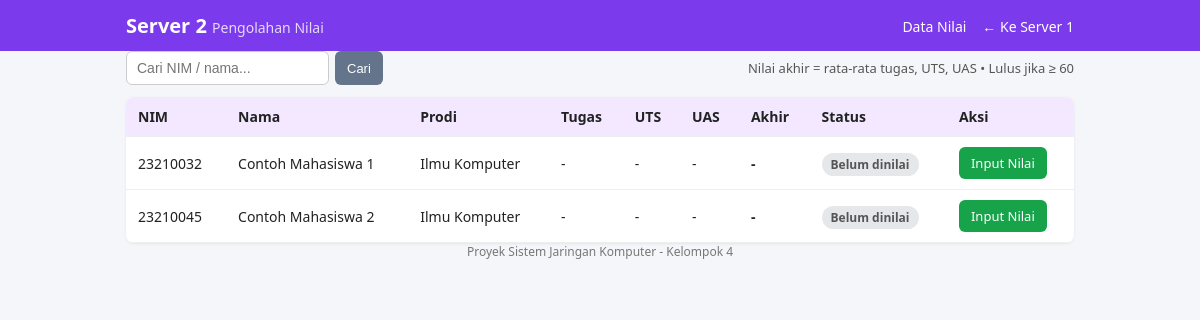
Screenshot of /server2/index.php with the database file from the repository.
### tables this page shows
CREATE TABLE IF NOT EXISTS mahasiswa (
  id       INT AUTO_INCREMENT PRIMARY KEY,
  nim      VARCHAR(20)  NOT NULL UNIQUE,
  nama     VARCHAR(100) NOT NULL,
  prodi    VARCHAR(100) NOT NULL,
  semester INT          NOT NULL
);

### server2/config.php (called while the page is built, shortened)
<?php
function db(): PDO {
    static $pdo = null;
    if ($pdo === null) {
        $pdo = new PDO(
            'mysql:host=' . DB_HOST . ';dbname=' . DB_NAME . ';charset=utf8mb4',
            DB_USER, DB_PASS,
            [PDO::ATTR_ERRMODE => PDO::ERRMODE_EXCEPTION,
             PDO::ATTR_DEFAULT_FETCH_MODE => PDO::FETCH_ASSOC,
             PDO::ATTR_TIMEOUT => 5]
        );
    }
    return $pdo;
}

### server2/index.php (the view)
<?php
require_once __DIR__ . '/layout.php';
$q = trim($_GET['q'] ?? '');
$sql = 'SELECT m.nim, m.nama, m.prodi, n.nilai_tugas, n.nilai_uts, n.nilai_uas, n.nilai_akhir, n.status
        FROM mahasiswa m LEFT JOIN nilai n ON n.nim = m.nim';
if ($q !== '') {
    $st = db()->prepare($sql . ' WHERE m.nim LIKE ? OR m.nama LIKE ? ORDER BY m.nim');
    $st->execute(["%$q%", "%$q%"]);
} else {
    $st = db()->query($sql . ' ORDER BY m.nim');
}
$rows = $st->fetchAll();
page_header('Data Nilai');
?>
<div class="toolbar">
  <form method="get" class="search">
    <input type="text" name="q" value="<?= e($q) ?>" placeholder="Cari NIM / nama...">
    <button>Cari</button>
  </form>
  <span class="info">Nilai akhir = rata-rata tugas, UTS, UAS &bull; Lulus jika &ge; <?= BATAS_LULUS ?></span>
</div>
<table>
  <thead><tr><th>NIM</th><th>Nama</th><th>Prodi</th><th>Tugas</th><th>UTS</th><th>UAS</th><th>Akhir</th><th>Status</th><th>Aksi</th></tr></thead>
  <tbody>
  <?php if (!$rows): ?>
    <tr><td colspan="9" class="empty">Belum ada mahasiswa. Tambahkan dulu di Server 1.</td></tr>
  <?php endif; foreach ($rows as $r): ?>
    <tr>
      <td><?= e($r['nim']) ?></td>
      <td><?= e($r['nama']) ?></td>
      <td><?= e($r['prodi']) ?></td>
      <td><?= e($r['nilai_tugas'] ?? '-') ?></td>
      <td><?= e($r['nilai_uts'] ?? '-') ?></td>
      <td><?= e($r['nilai_uas'] ?? '-') ?></td>
      <td><strong><?= e($r['nilai_akhir'] ?? '-') ?></strong></td>
      <td>
        <?php if ($r['status']): ?>
          <span class="badge <?= $r['status'] === 'LULUS' ? 'lulus' : 'gagal' ?>"><?= e($r['status']) ?></span>
        <?php else: ?><span class="badge belum">Belum dinilai</span><?php endif; ?>
      </td>
      <td><a class="btn btn-green" href="nilai.php?nim=<?= urlencode($r['nim']) ?>">Input Nilai</a></td>
    </tr>
  <?php endforeach; ?>
  </tbody>
</table>
<?php page_footer();

### server2/layout.php (shortened to what this page needs)
<?php
require_once __DIR__ . '/config.php';
function e($s): string { return htmlspecialchars((string)$s, ENT_QUOTES, 'UTF-8'); }
function page_header(string $title): void {
    echo '<!DOCTYPE html><html lang="id"><head><meta charset="utf-8">'
       . '<meta name="viewport" content="width=device-width, initial-scale=1">'
       . '<title>' . e($title) . ' - Server 2</title>'
       . '<link rel="stylesheet" href="style.css"></head><body>'
       . '<header><div class="wrap"><h1>Server 2 <small>Pengolahan Nilai</small></h1><nav>'
       . '<a href="index.php">Data Nilai</a>'
       . '<a href="' . e(SERVER1_URL) . '/index.php" target="_blank">&larr; Ke Server 1</a>'
       . '</nav></div></header><main class="wrap">';
}
function page_footer(): void {
    echo '</main><footer class="wrap">Proyek Sistem Jaringan Komputer - Kelompok 4</footer></body></html>';
}

### server2/style.css (style rules this page uses)
* { box-sizing:border-box }
body { margin:0;font-family:system-ui,Segoe UI,Arial,sans-serif;background:#f4f6f9;color:#222 }
.wrap { max-width:980px;margin:0 auto;padding:0 16px }
header { background:#7c3aed;color:#fff;padding:12px 0 }
header .wrap { display:flex;justify-content:space-between;align-items:center;flex-wrap:wrap;gap:8px }
header h1 { margin:0;font-size:20px }
header small { font-weight:400;opacity:.8;font-size:14px }
nav a { color:#fff;text-decoration:none;margin-left:16px;font-size:14px }
main { padding-top:20px;padding-bottom:20px }
footer { color:#777;font-size:12px;padding:16px;text-align:center }
table { width:100%;border-collapse:collapse;background:#fff;border-radius:8px;overflow:hidden;box-shadow:0 1px 3px #0001 }
th,td { padding:10px 12px;text-align:left;border-bottom:1px solid #eee;font-size:14px }
th { background:#f3e8ff }
.toolbar { display:flex;justify-content:space-between;gap:8px;margin-bottom:12px;flex-wrap:wrap }
.search { display:flex;gap:6px }
input { padding:8px 10px;border:1px solid #ccc;border-radius:6px;font-size:14px }
button,.btn { padding:7px 12px;border:0;border-radius:6px;background:#64748b;color:#fff;cursor:pointer;font-size:13px;text-decoration:none;display:inline-block }
.btn-green { background:#16a34a }
.info { font-size:13px;color:#555;align-self:center }
.badge { padding:3px 9px;border-radius:12px;font-size:12px;font-weight:600 }
.badge.belum { background:#e5e7eb;color:#555 }

### rows the page displays
mahasiswa: nim "23210032", nama "Contoh Mahasiswa 1", prodi "Ilmu Komputer", nilai_tugas "-", nilai_uts "-", nilai_uas "-", nilai_akhir "-"
mahasiswa: nim "23210045", nama "Contoh Mahasiswa 2", prodi "Ilmu Komputer", nilai_tugas "-", nilai_uts "-", nilai_uas "-", nilai_akhir "-"

### other values shown
BATAS_LULUS "60"
